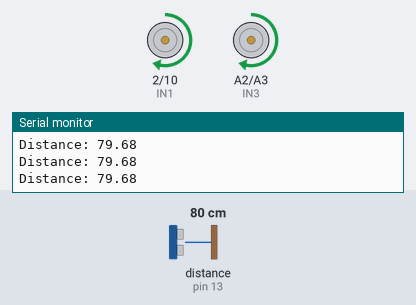
A sketch run on a simulated Arduino Uno, built with avr-gcc and run on an emulated ATmega328P. Shown: motor-driver pin pairs drawn as motors (green arrow = first pin HIGH = forward, orange = second pin HIGH = backward, longer = more drive, scaled by the enable pin), the last lines printed to the serial monitor. Wiring (inferred from the names in the program): ultrasonic range finder: trigger pin 12; echo pin 13. The test bench sets the inputs (shaded band); at power-on: distance to the obstacle (sensor on pin 13) 80 cm. The echo pulse lasts 58.3 µs per cm.

Above: at 1.2 s.
1.3 s: distance to the obstacle (sensor on pin 13) set to 28 cm
2.8 s: distance to the obstacle (sensor on pin 13) set to 22 cm
At 3.2 s:
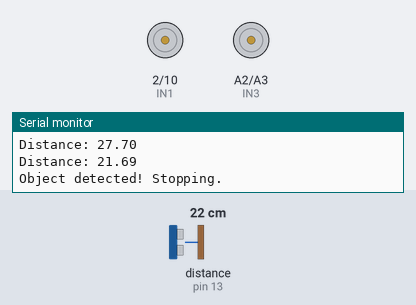
4.3 s: distance to the obstacle (sensor on pin 13) set to 35 cm
At 6.1 s:
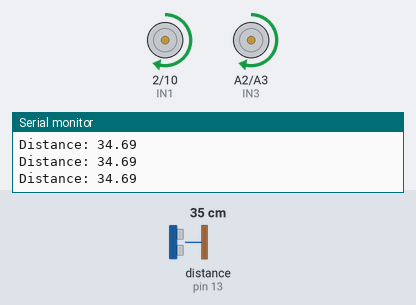
6.4 s: distance to the obstacle (sensor on pin 13) set to 2 cm
At 7.7 s:
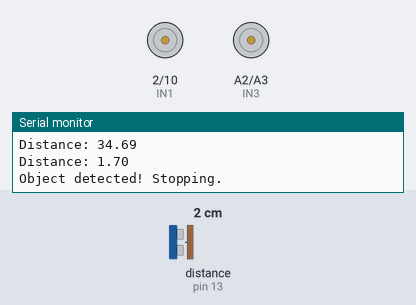
Timing chart, 0 to 8.9 s (numbered marks = the images above; inputs shaded):
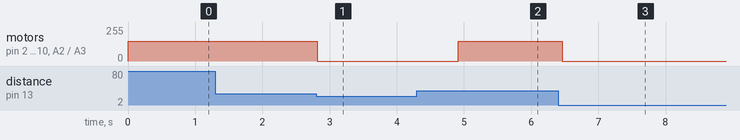

The sketch:

Ultrasonic_Sensor_Task.ino
```cpp
const int trigPin = 12;
const int echoPin = 13;
const int IN1 = 2;
const int IN2 = 10;
const int ENA = 3;
const int IN3 = A2;
const int IN4 = A3;
const int ENB = 11;

float duration, distance;
const float distanceThreshold = 25.0; // Distance threshold in centimeters

void setup() {
  pinMode(trigPin, OUTPUT);
  pinMode(echoPin, INPUT);
  pinMode(IN1, OUTPUT);
  pinMode(IN2, OUTPUT);
  pinMode(ENA, OUTPUT);
  pinMode(IN3, OUTPUT);
  pinMode(IN4, OUTPUT);
  pinMode(ENB, OUTPUT);

  Serial.begin(115200);

  analogWrite(ENA, 150);
  analogWrite(ENB, 150);
  digitalWrite(IN1, HIGH);
  digitalWrite(IN2, LOW);
  digitalWrite(IN3, HIGH);
  digitalWrite(IN4, LOW);
}

void loop() {
  digitalWrite(trigPin, LOW);
  delayMicroseconds(2);
  digitalWrite(trigPin, HIGH);
  delayMicroseconds(10);
  digitalWrite(trigPin, LOW);

  duration = pulseIn(echoPin, HIGH);
  distance = (duration * 0.0343) / 2;

  Serial.print("Distance: ");
  Serial.println(distance);

  if (distance > 0 && distance < distanceThreshold) {
    stopMotor();
    Serial.println("Object detected! Stopping.");
    delay(2000);
  } else {
    moveForward();
  }

  delay(100); // Small delay to avoid rapid updating
}

void stopMotor() {
  analogWrite(ENA, 0);
  analogWrite(ENB, 0);
  digitalWrite(IN1, LOW);
  digitalWrite(IN2, LOW);
  digitalWrite(IN3, LOW);
  digitalWrite(IN4, LOW);
}

void moveForward() {
  analogWrite(ENA, 150);
  analogWrite(ENB, 150);
  digitalWrite(IN1, HIGH);
  digitalWrite(IN2, LOW);
  digitalWrite(IN3, HIGH);
  digitalWrite(IN4, LOW);
}
```

Measured:
- the behaviour switches between 26 and 25 cm on distance to the obstacle (sensor on pin 13) (found by bisection; images 0 and 1)
- after the input at 2.8 s, motor on pin 2 (IN1) / pin 10 (IN2), motor on A2 (IN3) / A3 (IN4): forward 150/255 → stopped at once
- after the input at 4.3 s, motor on pin 2 (IN1) / pin 10 (IN2), motor on A2 (IN3) / A3 (IN4): stopped → forward 150/255 after 0.62 s
- after the input at 6.4 s, motor on pin 2 (IN1) / pin 10 (IN2), motor on A2 (IN3) / A3 (IN4): forward 150/255 → stopped after 0.06 s
